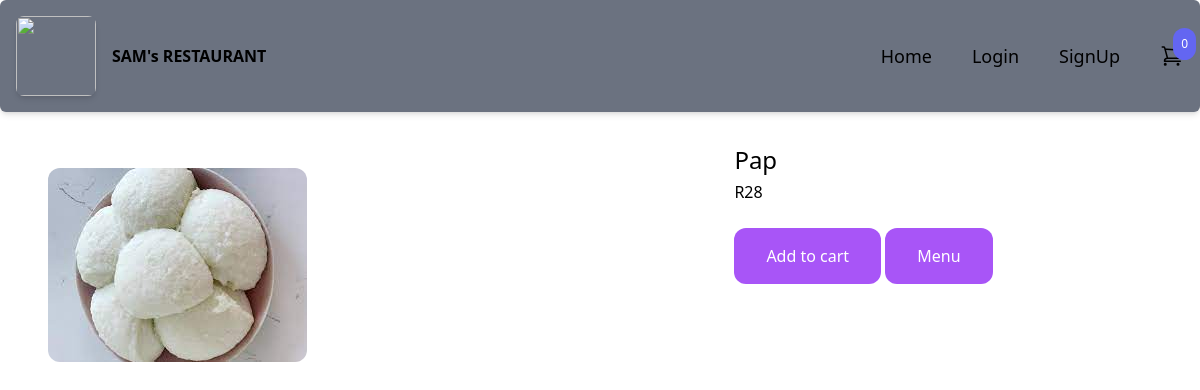
The app's page /menu/pap with its own data.
### product/models.py (models this page shows, shortened)
class Product(models.Model):
    category = models.ForeignKey(Category, related_name='products', on_delete=models.CASCADE)
    name = models.CharField(max_length=255)
    slug = models.SlugField()
    description = models.TextField(blank=True, null=True)
    price = models.IntegerField()
    created_at = models.DateTimeField(auto_now_add=True)
    image = models.ImageField(upload_to='uploads/', blank=True, null=True)
    thumbnail = models.ImageField(upload_to='uploads/', blank=True, null=True)
    class Meta:
        ordering = ('-created_at',)
    def get_thumbnail(self):
        if self.thumbnail:
            return self.thumbnail.url

### product/views.py (the view)
# urls.py: path('menu/<slug:slug>', product, name='product'),
def product(request, slug):
    product = Product.objects.get(slug=slug)
    return render(request, 'product/product.html', {'product':product})

### cart/cart.py (called while the page is built)
    def __len__(self):
        return sum(item['quantity'] for item in self.cart.values())

### cart/context_processors.py (called while the page is built)
def cart(request):
    return {'cart': Cart(request)}

### product/templates/product/product.html (shortened to what this page needs)
<script src="https://cdn.tailwindcss.com"></script>
<nav class="">
    <div class="frontpage flex justify-between items-center p-4 rounded-md shadow-md bg-gray-500">
        <div class="flex items-center space-x-4 rounded-lg">
            <img src="https://webstockreview.net/images/clipart-restaurant-restaurant-logo-13.png" alt="" class=" w-20 h-20 max-w-xs sm:max-w-sm md:max-w-lg lg:max-w-xl xl:max-w-2xl rounded-lg shadow-md">
            <p class="text-gold text-3x1 font-extrabold">SAM's RESTAURANT</p>
        </div>
        <ul class="nav-menu flex items-center list-none gap-10 text-white-700 text-lg front-semibold">
            <li class="menu-item" onclick="setMenu('home')"><a href="home" class="nav-link"><a href="{% url 'frontpage' %}">Home</a></a>{% if menu == 'home' %}<hr class="nav-hr">{% endif %}</li>
            <li class="menu-item" onclick="setMenu('login')"><a href="login" class="nav-link">Login</a>{% if menu == 'login' %}<hr class="nav-hr">{% endif %}</li>
            <li class="menu-item" onclick="setMenu('signup')"><a href="signup" class="nav-link">SignUp</a>{% if menu == 'signup' %}<hr class="nav-hr">{% endif %}</li>
            <li>
                <div
                    hx-get="{% url 'hx_menu_cart' %}"
                    hx-trigger="update-menu-cart from:body"
                    hx-swap="innerHTML"
                >
                    {% include 'cart/menu_cart.html' %}
                </div>
            </li>
        </ul>
    </div>
</nav>
<div class=" max-w-6xl mx-auto flex flex-wrap py-2 px-6 xl:px-0">
    <div class="images filters w-full mb-6 lg:mb-0 lg:w-3/5 mt-12">
        <img class="rounded-xl w-42 h-42" src="{{ product.get_thumbnail }}" >
    </div>
    <div class="information w-full lg:w-2/5 lg:p-6">
        <h1 class="text-2xl">{{ product.name }}</h1>
        <p class="mt-1 text-gray">R{{ product.price }}</p>
        <a
            href="#"
            class="mt-6 inline-block px-8 py-4 rounded-xl bg-purple-500 text text-white hover:bg-purple-700"
            hx-get="{% url 'add_to_cart' product.id %}"
            hx-target="#menu-cart-button"
            hx-swap="outerHTML"
            >
            Add to cart
        </a>
        <button class="mt-6 inline-block px-8 py-4 rounded-xl bg-purple-500 text text-white hover:bg-purple-700"><a href="{% url 'menu' %}">Menu</a></button>
    </div>
</div>

### records on screen
Product: get_thumbnail (picture), name "Pap", price "28"

### other values on screen
{{ cart|length }} "0"
